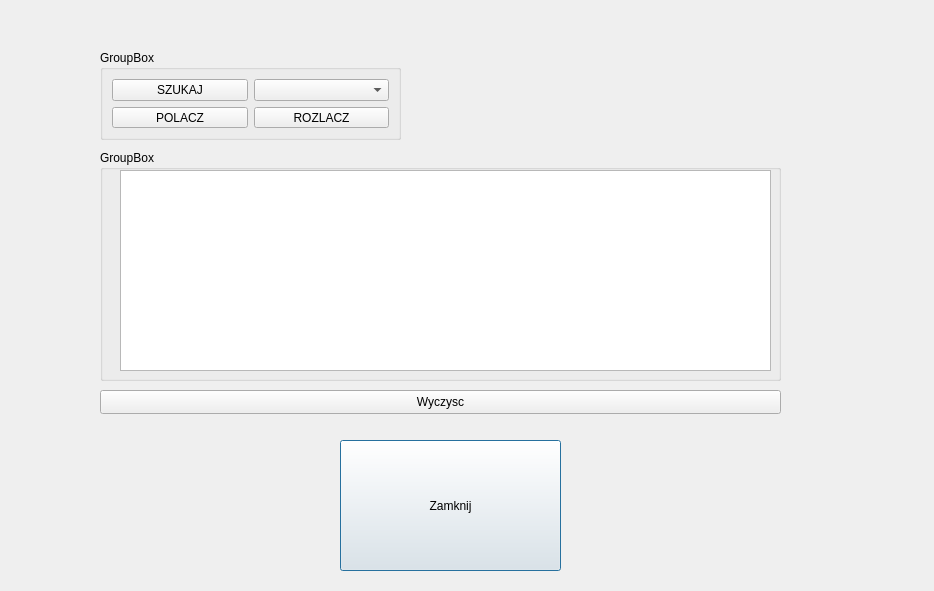
<?xml version="1.0" encoding="UTF-8"?>
<ui version="4.0">
 <class>Pomoc</class>
 <widget class="QDialog" name="Pomoc">
  <property name="geometry">
   <rect>
    <x>0</x>
    <y>0</y>
    <width>934</width>
    <height>591</height>
   </rect>
  </property>
  <property name="windowTitle">
   <string>Dialog</string>
  </property>
  <widget class="QPushButton" name="pushButton">
   <property name="geometry">
    <rect>
     <x>340</x>
     <y>440</y>
     <width>221</width>
     <height>131</height>
    </rect>
   </property>
   <property name="text">
    <string>Zamknij</string>
   </property>
  </widget>
  <widget class="QPushButton" name="WYCZYSC">
   <property name="geometry">
    <rect>
     <x>100</x>
     <y>390</y>
     <width>681</width>
     <height>24</height>
    </rect>
   </property>
   <property name="text">
    <string>Wyczysc</string>
   </property>
  </widget>
  <widget class="QGroupBox" name="groupBox">
   <property name="geometry">
    <rect>
     <x>100</x>
     <y>50</y>
     <width>301</width>
     <height>90</height>
    </rect>
   </property>
   <property name="title">
    <string>GroupBox</string>
   </property>
   <layout class="QGridLayout" name="gridLayout_2">
    <item row="0" column="0">
     <widget class="QPushButton" name="SZUKAJ">
      <property name="text">
       <string>SZUKAJ</string>
      </property>
     </widget>
    </item>
    <item row="1" column="0">
     <widget class="QPushButton" name="POLACZ">
      <property name="text">
       <string>POLACZ</string>
      </property>
     </widget>
    </item>
    <item row="0" column="1">
     <widget class="QComboBox" name="COMBOX"/>
    </item>
    <item row="1" column="1">
     <widget class="QPushButton" name="ROZLACZ">
      <property name="text">
       <string>ROZLACZ</string>
      </property>
     </widget>
    </item>
   </layout>
  </widget>
  <widget class="QGroupBox" name="groupBox_2">
   <property name="geometry">
    <rect>
     <x>100</x>
     <y>150</y>
     <width>681</width>
     <height>231</height>
    </rect>
   </property>
   <property name="title">
    <string>GroupBox</string>
   </property>
   <widget class="QTextEdit" name="textLogs">
    <property name="geometry">
     <rect>
      <x>20</x>
      <y>20</y>
      <width>651</width>
      <height>201</height>
     </rect>
    </property>
   </widget>
  </widget>
 </widget>
 <resources/>
 <connections>
  <connection>
   <sender>WYCZYSC</sender>
   <signal>clicked()</signal>
   <receiver>textLogs</receiver>
   <slot>clear()</slot>
   <hints>
    <hint type="sourcelabel">
     <x>432</x>
     <y>402</y>
    </hint>
    <hint type="destinationlabel">
     <x>437</x>
     <y>330</y>
    </hint>
   </hints>
  </connection>
 </connections>
</ui>
